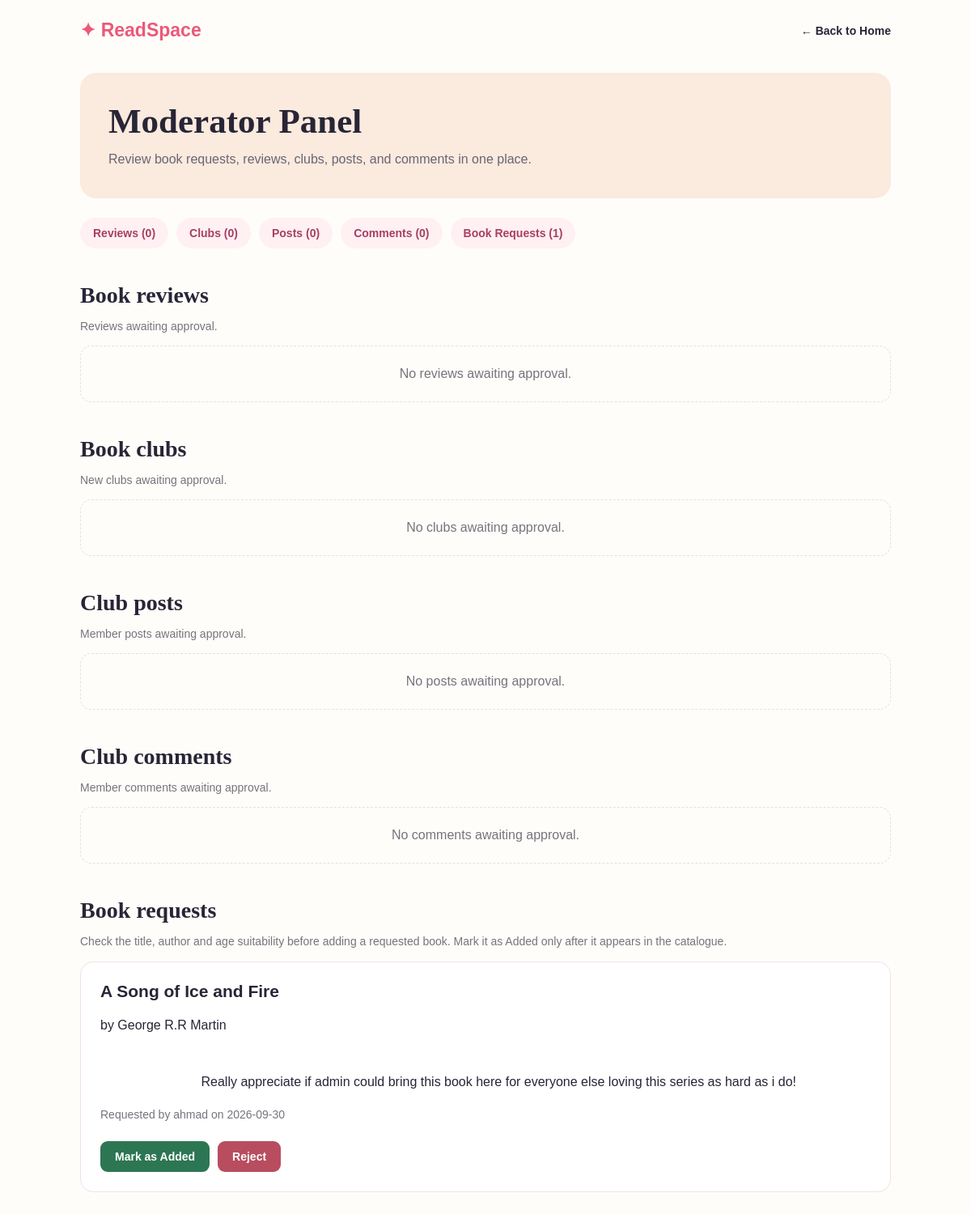
Page /moderator.php (signed in) on the committed database.
### tables this page shows
CREATE TABLE `book_requests` (
  `request_id` int(10) UNSIGNED NOT NULL,
  `user_id` int(11) NOT NULL,
  `title` varchar(200) NOT NULL,
  `author` varchar(150) NOT NULL,
  `reason` varchar(500) DEFAULT NULL,
  `status` enum('pending','added','rejected') NOT NULL DEFAULT 'pending',
  `created_at` timestamp NOT NULL DEFAULT current_timestamp(),
  `reviewed_at` timestamp NULL DEFAULT NULL,
  `reviewed_by` int(11) DEFAULT NULL
);

CREATE TABLE `users` (
  `user_id` int(11) NOT NULL,
  `username` varchar(50) NOT NULL,
  `email` varchar(100) NOT NULL,
  `password_hash` varchar(255) NOT NULL,
  `birth_date` date NOT NULL,
  `is_minor` tinyint(1) DEFAULT 1,
  `created_at` timestamp NOT NULL DEFAULT current_timestamp(),
  `role` enum('member','moderator') NOT NULL DEFAULT 'member'
);

### moderator.php (the view, shortened to what this page needs)
<?php
require "config.php";
function e($value) {
    return htmlspecialchars((string) $value, ENT_QUOTES, "UTF-8");
}
$reviews = $conn->query(
    "SELECT r.review_id AS item_id, r.rating, r.review_text,
            r.created_at, u.username, b.title
     FROM reviews r
     JOIN users u ON u.user_id = r.user_id
     JOIN books b ON b.book_id = r.book_id
     WHERE r.status = 'pending'
     ORDER BY r.created_at ASC, r.review_id ASC"
);
$clubs = $conn->query(
    "SELECT c.club_id AS item_id, c.club_name, c.genre,
            c.description, c.min_age, c.created_at, u.username
     FROM book_clubs c
     JOIN users u ON u.user_id = c.created_by
     WHERE c.status = 'pending'
     ORDER BY c.created_at ASC, c.club_id ASC"
);
$posts = $conn->query(
    "SELECT p.post_id AS item_id, p.post_text AS content,
            u.username, c.club_name
     FROM club_posts p
     JOIN users u ON u.user_id = p.user_id
     JOIN book_clubs c ON c.club_id = p.club_id
     WHERE p.status = 'pending'
     ORDER BY p.created_at ASC, p.post_id ASC"
);
$comments = $conn->query(
    "SELECT cm.comment_id AS item_id,
            cm.comment_text AS content,
            p.post_text AS original_post,
            u.username, c.club_name
     FROM club_post_comments cm
     JOIN users u ON u.user_id = cm.user_id
     JOIN club_posts p ON p.post_id = cm.post_id
     JOIN book_clubs c ON c.club_id = p.club_id
     WHERE cm.status = 'pending'
     ORDER BY cm.created_at ASC, cm.comment_id ASC"
);
$bookRequests = $conn->query(
    "SELECT br.request_id AS item_id, br.title, br.author, br.reason,
            br.created_at, u.username
     FROM book_requests br
     JOIN users u ON u.user_id = br.user_id
     WHERE br.status = 'pending'
     ORDER BY br.created_at ASC, br.request_id ASC"
);
?>
<!DOCTYPE html>
<html lang="en">
<head>
</head>
<body>
    <header>
        <a class="logo" href="index.php">✦ ReadSpace</a>
        <a class="back" href="index.php">← Back to Home</a>
    </header>
    <main>
        <section class="heading">
            <h1>Moderator Panel</h1>
            <p>Review book requests, reviews, clubs, posts, and comments in one place.</p>
        </section>
        <nav class="tabs" aria-label="Moderation sections">
            <a href="#review">Reviews (<?= $reviews->num_rows ?>)</a>
            <a href="#club">Clubs (<?= $clubs->num_rows ?>)</a>
            <a href="#post">Posts (<?= $posts->num_rows ?>)</a>
            <a href="#comment">Comments (<?= $comments->num_rows ?>)</a>
            <a href="#book_request">
                Book Requests (<?= $bookRequests->num_rows ?>)
            </a>
        </nav>
        <section class="section" id="review">
            <h2>Book reviews</h2>
            <p class="muted">Reviews awaiting approval.</p>
            <?php if ($reviews->num_rows === 0): ?>
                <p class="empty">No reviews awaiting approval.</p>
            <?php endif; ?>
        </section>
        <section class="section" id="club">
            <h2>Book clubs</h2>
            <p class="muted">New clubs awaiting approval.</p>
            <?php if ($clubs->num_rows === 0): ?>
                <p class="empty">No clubs awaiting approval.</p>
            <?php endif; ?>
        </section>
        <section class="section" id="post">
            <h2>Club posts</h2>
            <p class="muted">Member posts awaiting approval.</p>
            <?php if ($posts->num_rows === 0): ?>
                <p class="empty">No posts awaiting approval.</p>
            <?php endif; ?>
        </section>
        <section class="section" id="comment">
            <h2>Club comments</h2>
            <p class="muted">Member comments awaiting approval.</p>
            <?php if ($comments->num_rows === 0): ?>
                <p class="empty">No comments awaiting approval.</p>
            <?php endif; ?>
        </section>
        <section class="section" id="book_request">
            <h2>Book requests</h2>
            <p class="muted">
                Check the title, author and age suitability before adding
                a requested book. Mark it as Added only after it appears
                in the catalogue.
            </p>
            <?php while ($item = $bookRequests->fetch_assoc()): ?>
                <article class="card">
                    <h3><?= e($item["title"]) ?></h3>
                    <p>by <?= e($item["author"]) ?></p>
                    <?php if (!empty($item["reason"])): ?>
                        <p class="content">
                            <?= nl2br(e($item["reason"])) ?>
                        </p>
                    <?php endif; ?>
                    <p class="muted">
                        Requested by <?= e($item["username"]) ?>
                        on <?= e(substr($item["created_at"], 0, 10)) ?>
                    </p>
                    <form class="actions" method="post" action="moderator.php">
                        <button class="approve" type="submit"
                                name="decision" value="added">
                            Mark as Added
                        </button>
                        <button class="reject" type="submit"
                                name="decision" value="rejected">
                            Reject
                        </button>
                    </form>
                </article>
            <?php endwhile; ?>
        </section>
    </main>
</body>
</html>

### moderator.php (style rules this page uses)
* { box-sizing: border-box; }
html { scroll-behavior: smooth; }
body { margin: 0; background: #fffdf9; color: #272536; font-family: Arial, sans-serif; }
a { text-decoration: none; }
header { max-width: 1050px; margin: auto; padding: 24px; display: flex; justify-content: space-between; align-items: center; gap: 15px; }
.logo { color: #eb597a; font-size: 23px; font-weight: 800; }
.back { color: #272536; font-size: 14px; font-weight: bold; }
main { max-width: 1050px; margin: 15px auto 80px; padding: 0 24px; }
.heading { padding: 35px; border-radius: 20px; background: #fbeade; }
h1 { margin: 0 0 10px; font-family: Georgia, serif; font-size: clamp(32px, 5vw, 43px); }
.heading p { margin: 0; color: #696572; line-height: 1.6; }
.tabs { display: flex; flex-wrap: wrap; gap: 10px; margin: 24px 0 35px; }
.tabs a { padding: 11px 16px; border-radius: 25px; background: #fff0f4; color: #a83f62; font-size: 14px; font-weight: bold; }
.section { margin-top: 42px; scroll-margin-top: 20px; }
.section h2 { margin: 0 0 7px; font-family: Georgia, serif; font-size: 28px; }
.muted { color: #77737d; font-size: 14px; }
.card { margin-top: 17px; padding: 24px; border: 1px solid #f1e2e7; border-radius: 16px; background: #fff; }
.card h3 { margin: 0 0 9px; font-size: 21px; overflow-wrap: anywhere; }
.card p { line-height: 1.7; overflow-wrap: anywhere; }
.content { white-space: pre-wrap; }
.actions { display: flex; flex-wrap: wrap; gap: 10px; margin-top: 20px; }
button { padding: 11px 18px; border: 0; border-radius: 9px; color: white; font: bold 14px Arial, sans-serif; cursor: pointer; }
.approve { background: #2d7653; }
.reject { background: #b84d60; }
.empty { padding: 25px; border: 1px dashed #eadde1; border-radius: 14px; color: #77737d; text-align: center; }

### rows in the picture
book_requests: title "A Song of Ice and Fire", author "George R.R Martin", reason "Really appreciate if admin could bring this book here for everyone else loving this series as hard as i do!", user.username "ahmad", created_at "2026-09-30"

### other values in the picture
$reviews->num_rows "0"
$clubs->num_rows "0"
$posts->num_rows "0"
$comments->num_rows "0"
$bookRequests->num_rows "1"
